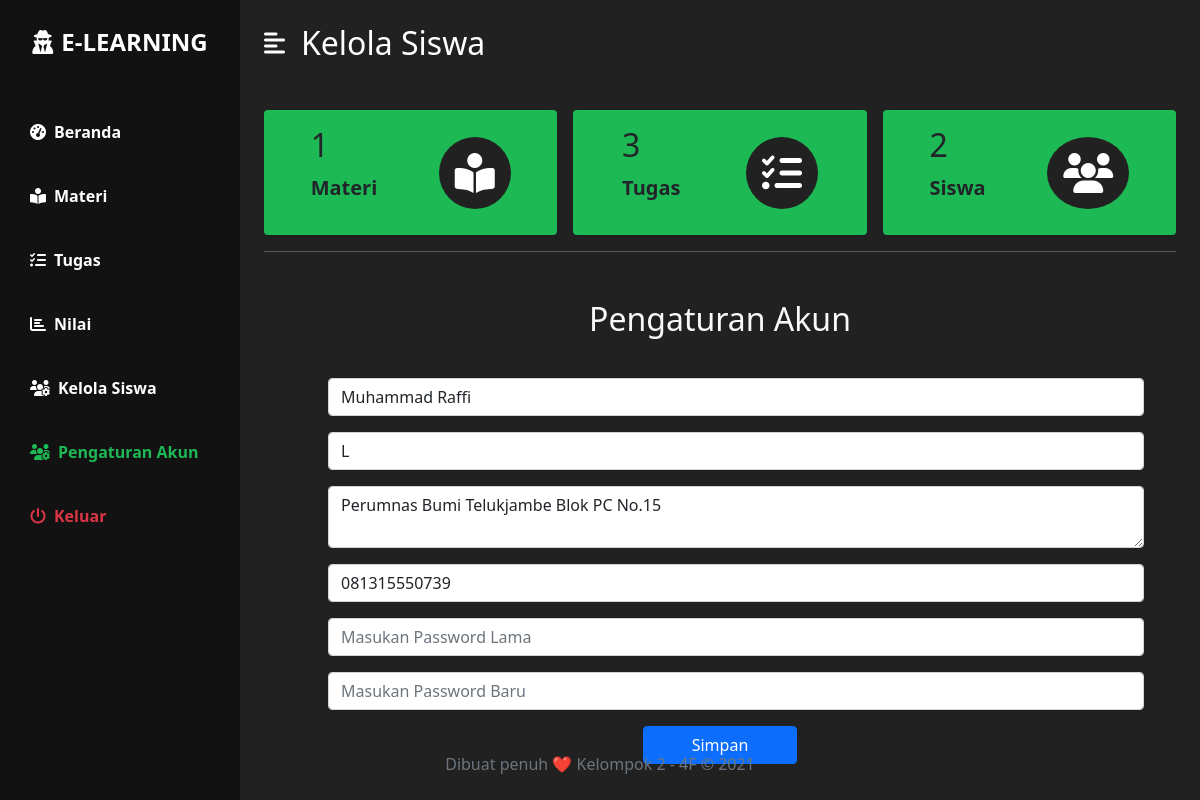
/guru/setting.php (signed in), run on the app's committed database.
### tables this page shows
CREATE TABLE `user` (
  `id` varchar(16) NOT NULL,
  `password` varchar(32) NOT NULL,
  `nama` varchar(50) NOT NULL,
  `jk` enum('L','P') NOT NULL,
  `wa` varchar(13) NOT NULL,
  `alamat` varchar(100) NOT NULL,
  `status` varchar(10) NOT NULL
);

### guru/function/statusBox.php (called while the page is built)
<?php
    $queryMateri = mysqli_query($koneksi, "SELECT * FROM materi");
    $rowMateri = mysqli_num_rows($queryMateri);
    $queryTugas = mysqli_query($koneksi, "SELECT * FROM tugas");
    $rowTugas = mysqli_num_rows($queryTugas);
    $querySiswa = mysqli_query($koneksi, "SELECT * FROM user WHERE status='Siswa'");
    $rowSiswa = mysqli_num_rows($querySiswa);
?>

### guru/function/session.php (called while the page is built, shortened)
<?php
    $id = $_SESSION['id'];
?>

### guru/setting.php (the view, shortened to what this page needs)
<?php
    require 'function/session.php';
    require 'function/statusBox.php';
    $sqlUser = "SELECT * FROM user WHERE id=$id";
    $query = mysqli_query($koneksi, $sqlUser);
    $row = mysqli_fetch_array($query)
?>
<!DOCTYPE html>
<html lang="en">
<head>
    <link rel="stylesheet" type="text/css" href="../css/bootstrap.css">
    <link rel="stylesheet" href="../css/styles.css" />
</head>
<body>
    <div class="d-flex" id="wrapper">
        <div class="bg-3" id="sidebar-wrapper">
            <div class="sidebar-heading text-center py-4 warna-1 fs-4 fw-bold text-uppercase">
                <i class="fas fa-user-secret me-2"></i>E-Learning</div>
            <div class="list-group list-group-flush my-3">
                <a href="index.php" class="list-group-item list-group-item-action bg-transparent warna-1 fw-bold">
                    <i class="fas fa-tachometer-alt me-2"></i>Beranda</a>
                <a href="materi.php" class="list-group-item list-group-item-action bg-transparent warna-1 fw-bold">
                    <i class="fas fa-book-reader me-2"></i>Materi</a>
                <a href="tugas.php" class="list-group-item list-group-item-action bg-transparent warna-1 fw-bold">
                    <i class="fas fa-tasks me-2"></i>Tugas</a>
                <a href="nilai.php" class="list-group-item list-group-item-action bg-transparent warna-1 fw-bold">
                    <i class="fas fa-chart-bar me-2"></i>Nilai</a>
                <a href="siswa.php" class="list-group-item list-group-item-action bg-transparent warna-1 fw-bold">
                    <i class="fas fa-users-cog me-2"></i>Kelola Siswa</a>
                <a href="setting.php" class="list-group-item list-group-item-action bg-transparent warna-1 fw-bold active-bar">
                    <i class="fas fa-users-cog me-2"></i>Pengaturan Akun</a>
                <a href="../logout.php" class="list-group-item list-group-item-action bg-transparent text-danger fw-bold"
                onclick="return confirm('Keluar ?')">
                    <i class="fas fa-power-off me-2"></i>Keluar</a>
            </div>
        </div>
        <div id="page-content-wrapper">
            <nav class="navbar navbar-expand-lg navbar-light bg-2 py-4 px-4">
                <div class="d-flex align-items-center">
                    <i class="fas fa-align-left warna-1 fs-4 me-3" id="menu-toggle"></i>
                    <h2 class="fs-2 m-0 warna-1">Kelola Siswa</h2>
                </div>
            </nav>
            <div class="container-fluid px-4">
                <div class="row g-3 my-2">
                    <div class="col-md-4">
                        <div class="p-3 bg-1 shadow-sm d-flex justify-content-around align-items-center rounded">
                            <div>
                                <h3 class="fs-2"><?php echo $rowMateri ?></h3>
                                <p class="fs-5 fw-bold" name>Materi</p>
                            </div>
                            <i class="fas fa-book-reader fs-1 warna-1 rounded-full bg-2 p-3"></i>
                        </div>
                    </div>
                    <div class="col-md-4">
                        <div class="p-3 bg-1 shadow-sm d-flex justify-content-around align-items-center rounded">
                            <div>
                                <h3 class="fs-2"><?php echo $rowTugas ?></h3>
                                <p class="fs-5 fw-bold">Tugas</p>
                            </div>
                            <i
                                class="fas fa-tasks fs-1 warna-1 rounded-full bg-2 p-3"></i>
                        </div>
                    </div>
                    <div class="col-md-4">
                        <div class="p-3 bg-1 shadow-sm d-flex justify-content-around align-items-center rounded">
                            <div>
                                <h3 class="fs-2"><?php echo $rowSiswa ?></h3>
                                <p class="fs-5 fw-bold">Siswa</p>
                            </div>
                            <i class="fas fa-users fs-1 warna-1 rounded-full bg-2 p-3"></i>
                        </div>
                    </div>
                </div>
                <hr class="bg-white hr">
                <div class="row mt-5 text-center">
                    <div class="col mx-3">
                        <h2 class="h2 text-light mb-4">Pengaturan Akun</h2>
                    </div>
                </div>
                <div class="row justify-content-center">
                    <div class="col-xxl-5">
                        <?php
                            echo '
                            <form action="function/updateUser.php?id='.$row['id'].'" method="post" class="text-center mx-5">
                                <input type="hidden" name="id" class="form-control" value="'.$row['id'].'">
                                <input type="text" name="nama" class="form-control m-3 justify-content-center" value="'.$row['nama'].'">
                                <input type="text" name="jk" class="form-control m-3" value="'.$row['jk'].'">
                                <textarea name="alamat" class="form-control m-3">'.$row['alamat'].'</textarea>
                                <input type="text" name="wa" class="form-control m-3" value="'.$row['wa'].'">
                                <input type="password" name="password1" class="form-control m-3" placeholder="Masukan Password Lama">
                                <input type="password" name="password2" class="form-control m-3" placeholder="Masukan Password Baru">
                                '?><button type="submit" class="btn btn-primary px-5" onclick="return confirm('Proses data akun?')">Simpan</button><?php echo '
                            </form>
                            '
                        ?>
                    </div>
                </div>
            </div>
            <footer class="footer mt-auto pb-4 bg-transparant fixed-bottom">
                <div class="container-fluid text-center">
                    <span class="text-muted">Dibuat penuh ❤️ Kelompok 2 - 4F &copy 2021</span>
                </div>
            </footer>
        </div>
    </div>
</body>
</html>

### css/styles.css (style rules this page uses)
.warna-1 { color: #fff; }
.bg-1 { background-color: #1db954; }
.bg-2 { background-color: #212121; }
.bg-3 { background-color: #121212; }
.active-bar { color: #1db954; }
.rounded-full { border-radius: 100%; }
#wrapper { overflow-x: hidden; background-color: #212121; }
#sidebar-wrapper { min-height: 100vh; margin-left: -15rem; -webkit-transition: margin 0.25s ease-out; -moz-transition: margin 0.25s ease-out; -o-transition: margin 0.25s ease-out; transition: margin 0.25s ease-out; }
#sidebar-wrapper .sidebar-heading { padding: 0.875rem 1.25rem; font-size: 1.2rem; }
#sidebar-wrapper .list-group { width: 15rem; }
#page-content-wrapper { min-width: 100vw; }
#menu-toggle { cursor: pointer; }
.list-group-item { border: none; padding: 20px 30px; }
@media (min-width: 768px) { #sidebar-wrapper { margin-left: 0; } }
@media (min-width: 768px) { #page-content-wrapper { min-width: 0; width: 100%; } }

### data on the page
user: nama "Muhammad Raffi", jk "L", alamat "Perumnas Bumi Telukjambe Blok PC No.15", wa "081315550739"

### other printed values
$rowMateri "1"
$rowTugas "3"
$rowSiswa "2"
